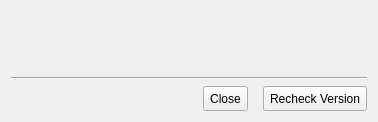
<?xml version="1.0" encoding="UTF-8"?>
<ui version="4.0">
 <class>UpdateWindow</class>
 <widget class="QWidget" name="UpdateWindow">
  <property name="geometry">
   <rect>
    <x>0</x>
    <y>0</y>
    <width>368</width>
    <height>118</height>
   </rect>
  </property>
  <property name="windowTitle">
   <string>Form</string>
  </property>
  <layout class="QGridLayout" name="gridLayout">
   <item row="0" column="1" colspan="3">
    <widget class="QLabel" name="lblOutput">
     <property name="sizePolicy">
      <sizepolicy hsizetype="Preferred" vsizetype="Expanding">
       <horstretch>0</horstretch>
       <verstretch>0</verstretch>
      </sizepolicy>
     </property>
     <property name="minimumSize">
      <size>
       <width>350</width>
       <height>60</height>
      </size>
     </property>
     <property name="margin">
      <number>12</number>
     </property>
    </widget>
   </item>
   <item row="1" column="0" colspan="4">
    <widget class="Line" name="line">
     <property name="orientation">
      <enum>Qt::Horizontal</enum>
     </property>
    </widget>
   </item>
   <item row="4" column="3" alignment="Qt::AlignRight">
    <widget class="ThemedButton" name="btnRecheck">
     <property name="minimumSize">
      <size>
       <width>0</width>
       <height>25</height>
      </size>
     </property>
     <property name="text">
      <string>Recheck Version</string>
     </property>
    </widget>
   </item>
   <item row="4" column="2" alignment="Qt::AlignRight">
    <widget class="ThemedButton" name="btnClose">
     <property name="minimumSize">
      <size>
       <width>0</width>
       <height>25</height>
      </size>
     </property>
     <property name="text">
      <string>Close</string>
     </property>
    </widget>
   </item>
  </layout>
 </widget>
 <customwidgets>
  <customwidget>
   <class>ThemedButton</class>
   <extends>QToolButton</extends>
   <header location="global">themedbutton.h</header>
  </customwidget>
 </customwidgets>
 <resources/>
 <connections/>
</ui>
